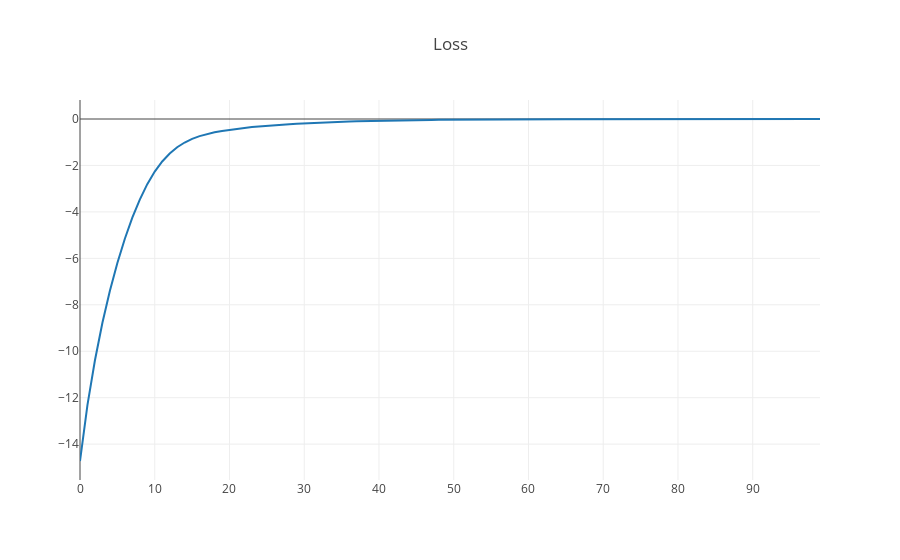

Notebook source saved alongside this figure:
### Markdown cell above
So, in the first state, we expect our critic to learn that our future discounted rewards to be `2.9701`, then `1.99` for the second state, then `1.0` for the last state.  We can see in the following example that our critic can learn this fairly quickly.

### Code cell
no_states = 3
critic = CriticModel(len(input_data[0]), len(output_data[0]))
observations = tf.one_hot(np.arange(no_states), no_states)
discounted_rewards = np.array(get_discounted_rewards([1, 1, 1])).reshape(no_states, 1)
losses = []

lr = 0.005
epochs = 100
for epoch in range(epochs):
    with tf.GradientTape() as tape:
        values = critic(observations)
        critic_loss = -tf.reduce_sum((discounted_rewards - values)**2)

    losses.append(float(critic_loss))
    critic_grads = tape.gradient(critic_loss, critic.trainable_weights)
    for w, g in zip(critic.trainable_weights, critic_grads):
        w.assign_add(lr * g)
        
print('- critic_loss:\n', critic_loss)
print('\n- observations:\n', observations)
print('\n- discounted_rewards:\n', discounted_rewards)
print('\n- values:\n', values)
print()
plotly.offline.iplot({
    "data": [go.Scatter(x=np.arange(len(losses)), y=losses)],
    "layout": go.Layout(title="Loss")
})

### Figure 1 — Plotly figure (JSON) as saved in the notebook; plotly's stock layout.template omitted (floating-point values rounded to 4 significant figures)
{"data": [{"type": "scatter", "uid": "e159b323-e1c7-4551-941a-9cc8a8875d6b", "x": [0, 1, 2, 3, 4, 5, 6, 7, 8, 9, 10, 11, 12, 13, 14, 15, 16, 17, 18, 19, 20, 21, 22, 23, 24, 25, 26, 27, 28, 29, 30, 31, 32, 33, 34, 35, 36, 37, 38, 39, 40, 41, 42, 43, 44, 45, 46, 47, 48, 49, 50, 51, 52, 53, 54, 55, 56, 57, 58, 59, 60, 61, 62, 63, 64, 65, 66, 67, 68, 69, 70, 71, 72, 73, 74, 75, 76, 77, 78, 79, 80, 81, 82, 83, 84, 85, 86, 87, 88, 89, 90, 91, 92, 93, 94, 95, 96, 97, 98, 99], "y": [-14.73, -12.31, -10.39, -8.77, -7.395, -6.2, -5.155, -4.245, -3.469, -2.805, -2.263, -1.828, -1.488, -1.218, -1.013, -0.8569, -0.7377, -0.6457, -0.5732, -0.5138, -0.4637, -0.4209, -0.3832, -0.3499, -0.3194, -0.292, -0.2669, -0.2448, -0.2241, -0.2054, -0.1882, -0.1723, -0.1574, -0.1439, -0.1313, -0.1198, -0.1093, -0.09987, -0.09096, -0.08289, -0.07545, -0.06878, -0.06259, -0.05696, -0.0518, -0.04712, -0.04286, -0.03896, -0.03537, -0.03214, -0.02917, -0.02651, -0.02404, -0.02177, -0.01972, -0.01784, -0.01614, -0.01458, -0.01318, -0.01189, -0.01073, -0.009701, -0.008753, -0.007899, -0.007122, -0.006422, -0.005786, -0.005226, -0.004708, -0.004243, -0.003821, -0.003442, -0.003099, -0.002794, -0.002516, -0.002264, -0.00204, -0.001836, -0.001653, -0.001488, -0.00134, -0.001206, -0.001085, -0.0009767, -0.0008781, -0.0007907, -0.0007112, -0.0006403, -0.0005758, -0.000518, -0.0004656, -0.0004191, -0.000377, -0.0003391, -0.0003049, -0.0002741, -0.0002464, -0.0002217, -0.0001994, -0.0001793]}], "layout": {"autosize": true, "title": {"text": "Loss"}, "xaxis": {"autorange": true, "range": [0, 99], "type": "linear"}, "yaxis": {"autorange": true, "range": [-15.54, 0.8179], "type": "linear"}}}
